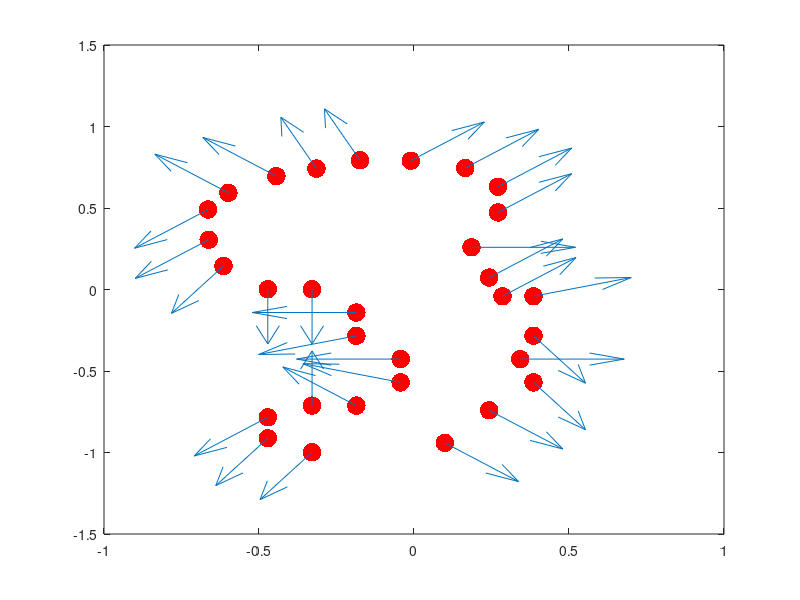

This figure's MATLAB source: (Note: this script raises an error after producing the figure.)
% GPIS learning
% 2D example, Sphere mean and normals

close all; clear all; clc;

%% Data
% X = [0,-0.5;
%     -0.3,-0.1;
%     0.5,-1.0;
%      -0.5,0.5;
%      0.5,0.5;
%     1,0]';
% 
% f = [   0,-cos(20/180*pi),-sin(20/180*pi),...
%         0,-cos(45/180*pi),-sin(45/180*pi),...
%         0,-cos(120/180*pi),-sin(120/180*pi),...
%         0, -cos(45/180*pi), sin(45/180*pi),...
%         0, cos(45/180*pi), sin(45/180*pi),...
%         0,1,0]';
%     
% Data
X = ([-0.301861, -3.988338;
	 -0.301861, -2.988338;
	 -1.301861, -1.988338;
	 -1.301861, -0.988338;
	 -2.301861, 0.011662;
	 -3.301861, 0.011662;
	 -4.301861, 1.011662;
	 -1.301861, -4.988338;
	 -2.301861, -4.988338;
	 -3.301861, -5.488338;
	 -3.301861, -6.388338;
	 -2.301861, -6.988338;
	 0.698139, -6.588338;
	 1.698139, -5.188338;
	 2.698139, -3.988338;
	 2.398139, -2.988338;
	 2.698139, -1.988338;
	 2.698139, -0.288338;
	 1.998139, -0.288338;
	 1.698139, 0.511662;
	 1.298139, 1.811662;
	 1.898139, 3.311662;
	 1.898139, 4.411662;
	 1.154870, 5.217616;
	 -0.071972, 5.531043;
	 -1.218218, 5.548953;
	 -2.203273, 5.190751;
	 -3.107733, 4.868369;
	 -4.191293, 4.151966;
	 -4.648001, 3.435562;
	 -4.636122, 2.137056]')/7;

f = [   0,-cos(20/180*pi),sin(20/180*pi),...
        0,-cos(0/180*pi),sin(0/180*pi),...
        0,-cos(20/180*pi),-sin(20/180*pi),...
        0, -cos(0/180*pi), sin(0/180*pi),...
        0, cos(90/180*pi), -sin(90/180*pi),...
        0,cos(90/180*pi),-sin(90/180*pi),...
        0,cos(120/180*pi),-sin(120/180*pi),...
        0, -cos(45/180*pi), sin(45/180*pi),...
        0, cos(90/180*pi), sin(90/180*pi),...
        0,-cos(45/180*pi),-sin(45/180*pi),...
        0,cos(120/180*pi),-sin(120/180*pi),...
        0, -cos(60/180*pi), -sin(60/180*pi),...
        0, cos(45/180*pi), -sin(45/180*pi),...
        0,cos(45/180*pi),-sin(45/180*pi),...
        0,-cos(120/180*pi),-sin(120/180*pi),...
        0,cos(0/180*pi),sin(0/180*pi),...
        0,-cos(120/180*pi),-sin(120/180*pi),...
        0, cos(20/180*pi), sin(20/180*pi),...
        0, cos(45/180*pi), sin(45/180*pi),...
        0,cos(45/180*pi),sin(45/180*pi),...
        0,cos(0/180*pi),sin(0/180*pi),...
        0, cos(45/180*pi), sin(45/180*pi),...
        0, cos(45/180*pi), sin(45/180*pi),...
        0, cos(45/180*pi), sin(45/180*pi),...
        0, cos(45/180*pi), sin(45/180*pi),...
        0,-cos(70/180*pi),sin(70/180*pi),...
        0,-cos(70/180*pi),sin(70/180*pi),...
        0, -cos(45/180*pi), sin(45/180*pi),...
        0, -cos(45/180*pi), sin(45/180*pi),...
        0,-cos(45/180*pi),-sin(45/180*pi),...
        0, -cos(45/180*pi), -sin(45/180*pi)]';

data = reshape(f, [3,length(X)])';
m = length(X); 

plot(X(1,:), X(2,:), 'r.', 'MarkerSize',40);
hold on;
quiver(X(1,:)', X(2,:)', data(:,2), data(:,3));


sigma = 0.3;
gamma = 5;
noiseVal = 0.1;
noiseGrad = 0.1;
display('Computing means');
R = 1;
cen = [0.0, 0.0]';
mean = @(x) 1/2/R*((x-cen)'*(x-cen) - R^2);
meandx = @(x) 1/R*((x(1)-cen(1)));
meandy = @(x) 1/R*((x(2)-cen(2)));

display('Computing mean and covariance of data');
K = ComputeFullKder(sigma, gamma, X, noiseVal, noiseGrad);
for i = 1:m
    mu((i-1)*3 +1) = mean(X(:,i));
    mu((i-1)*3 +2) = meandx(X(:,i));
    mu((i-1)*3 +3) = meandy(X(:,i));
end
mu = mu';

%% Efficiend draw
iterations = 4;

xLimits = [-1.5, 1.5];
yLimits = [-1.5, 1.5];
centroid = [sum(xLimits)/2, sum(yLimits)/2];

% 2 valid, 1 new, 0 invalid.
root = {2,  {}, xLimits, yLimits, centroid, -1};
Qmat = inv(K)*(f - mu);

evalFun = @(x) [mean(x), meandx(x), meandy(x)]' + ComputeKderX1X2(sigma, gamma, x, X)*Qmat;
tic
root = expandCell(root,evalFun, 2);
root = expandCell(root,evalFun, 2);
% root = expandCell(root,evalFun, 2);
% root = expandCell(root,evalFun, 2);
for iter=1:iterations
    % Validate branches
    root = validatePoints(root, root, evalFun);
    
%     figure();points = [];
%     cols = [];
%     [points, cols] = getPointsTree(points, cols, root,false);
%     plot3(points(:,1), points(:,2), cols, 'o')
%     pause();
%     close all;
    
    % Expand tree
    root = expandCell(root, evalFun, 1);  
end
root = validatePoints(root, root, evalFun);
toc
figure();
hold on;
plot(X(1,:), X(2,:), 'r.', 'MarkerSize',40);
points = [];
cols = [];
% [points, cols] = getPointsTree(points, cols, root,false);
% plot3(points(:,1), points(:,2), cols, 'o')
quiver(X(1,:)', X(2,:)', data(:,2), data(:,3));
grid;
axis([-1.5 1.5 -1.5 1.5]);

surface = getPointsTree(points, cols, root, true);
plot(surface(:,1), surface(:,2), 'go');
%% Ground Truth
[Xg,Yg] = meshgrid(-1.4:0.2:1.4,-1.4:0.2:1.4);
[d1,d2] = size(Xg);
Xs = [reshape(Xg,d1*d2,1),reshape(Yg,d1*d2,1)]';
n = length(Xs);

for i = 1:n
    mus((i-1)*3 +1) = mean(Xs(:,i));
    mus((i-1)*3 +2) = meandx(Xs(:,i));
    mus((i-1)*3 +3) = meandy(Xs(:,i));
end
mus = mus';
Ks = ComputeKderX1X2(sigma, gamma, Xs, X)';
Kss = ComputeFullKder(sigma, gamma, Xs, noiseVal, noiseGrad);

fs = mus + Ks'*inv(K)*(f - mu);
sig = Kss' - Ks'*inv(K)*Ks;

Fs = reshape(fs(1:3:end),d1,d2);

figure();
hold on;
plot(X(1,:), X(2,:), 'r.', 'MarkerSize',40);
contour(Xg,Yg,Fs,[0 0], 'LineWidth',2,'color', 'r');
quiver(X(1,:)', X(2,:)', data(:,2), data(:,3));